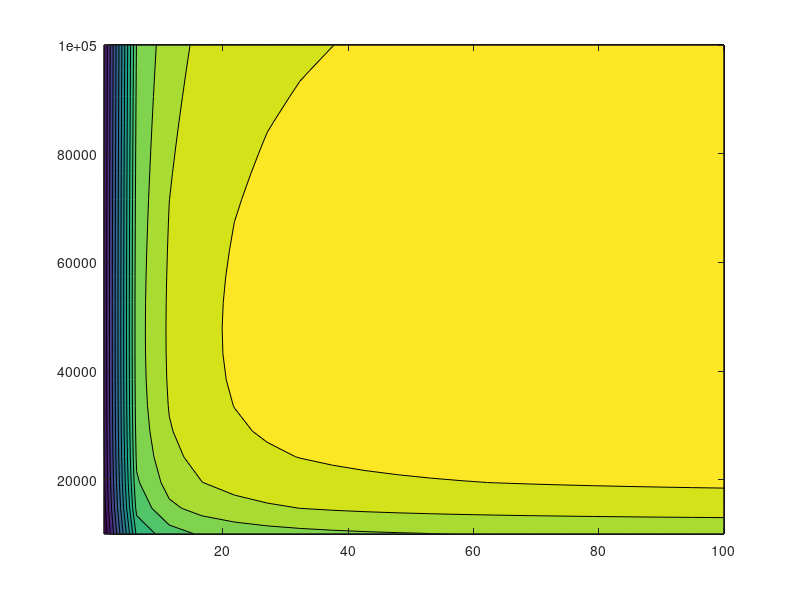

Write the MATLAB code that produced this figure. (Note: this script raises an error after producing the figure.)
clear

% Set Specs
Vin = 1.8;
Vout = 0.8;
Iout = 1;
CurrentRipple = 0.4;
VoltageRipple = 0.03;


% Set Transistor Params
UnitRon_n = 5.5;
UnitCgg_n = 120*10^-15;
UnitW_n = 200*10^-6;

UnitRon_p = 17.2;
UnitCgg_p = 79*10^-15;
UnitW_p = 200*10^-6;

L_n = 60*10^-9;
L_p = 60*10^-9;

PtoN_Width_Ratio = 1; % 1 for equal widths

% Set Oparational Params
fsw = 100*10^6;

%%

% Calculate extrapolated params
D = Vout/Vin;
Vsw = Vin/2;
Ip = Iout + CurrentRipple/2;
Iv = Iout - CurrentRipple/2;
Irms_n = sqrt((1-D)*(Ip*Iv + (1/3)*(Ip-Iv)^2));
Irms_p = sqrt((D)*(Ip*Iv + (1/3)*(Ip-Iv)^2));
Irms_L = sqrt(Ip^2 - Ip*CurrentRipple + (1/3)*CurrentRipple^2);
L = (Vout*(1-D))/(CurrentRipple*fsw);
Cout = CurrentRipple/(8*VoltageRipple*fsw);
C_area_mm2 = Cout/(100*10^-9);

% Set up and run loop
N_widths = linspace(10^-2,10^-1, 20);
L_area = linspace(1,100, 20);

[NW, LA] = meshgrid(N_widths, L_area);
Efficiency = NW;
FOM = NW;

for n = 1:numel(L_area)
    for m = 1:numel(N_widths)
        % n row, m column

        W_n = NW(n,m);
        L_area_mm2 = LA(n,m);

        W_p = PtoN_Width_Ratio*W_n;

        Ron_n = UnitRon_n/(W_n/UnitW_n);

        Cgg_n = UnitCgg_n*(W_n/UnitW_n);
        Cgs_n = 0.5*Cgg_n;
        Cgd_n = 0.5*Cgg_n;
        Cds_n = 0.8*Cgg_n;
        Ciss_n = Cgd_n + Cgs_n;
        Coss_n = Cds_n + Cgd_n;
        
        Ron_p = UnitRon_p/(W_p/UnitW_p);
        Cgg_p = UnitCgg_p*(W_p/UnitW_p);
        Cgs_p = 0.5*Cgg_p;
        Cgd_p = 0.5*Cgg_p;
        Cds_p = 0.8*Cgg_p;
        Ciss_p = Cgd_p + Cgs_p;
        Coss_p = Cds_p + Cgd_p;

        N_area_mm2 = W_n*L_n*10^6;
        P_area_mm2 = W_p*L_p*10^6;

        Irms_n = sqrt((1-D)*(Ip*Iv + (1/3)*(Ip-Iv)^2));
        Irms_p = sqrt((D)*(Ip*Iv + (1/3)*(Ip-Iv)^2));
        Irms_L = sqrt(Ip^2 - Ip*CurrentRipple + (1/3)*CurrentRipple^2);
        
        Psw_n = Vin^2 * Coss_n * fsw;
        Pdr_n = Vsw^2 * Cgg_n * fsw;
        Pcond_n = Irms_n^2 * Ron_n;
        Ptot_n = Psw_n + Pdr_n + Pcond_n;
        
        Psw_p = Vin^2 * Coss_p * fsw;
        Pdr_p = Vsw^2 * Cgg_p * fsw;
        Pcond_p = Irms_p^2 * Ron_n;
        Ptot_p = Psw_p + Pdr_p + Pcond_p;

        Rdcr = (L/(4*10^-9))*(0.2/L_area_mm2);
        L_Loss = Irms_L^2 * Rdcr;
        PLoss = Ptot_n + Ptot_p + L_Loss;
        Pout = Vout*Iout;
        Efficiency(n,m) = (1+(PLoss/Pout))^-1;

        FOM(n,m) = PLoss*(N_area_mm2 + P_area_mm2 + L_area_mm2 + C_area_mm2);


    end
end

%% Plots
%{
figure(1)
surf(LA,NW*10^6,Efficiency)
xlabel("Inductor Area (mm^2)")
ylabel("Switch Width (um)")
title("Efficiency")


figure(2)
surf(LA,NW*10^6,FOM)
zlim([0 20])
xlabel("Inductor Area (mm^2)")
ylabel("Switch Width (um)")
title("FOM")
%}

figure(3)
[C,h] = contourf(LA,NW*10^6,Efficiency,15);
h.LevelList=floor(h.LevelList*100)/100;
clabel(C,h);
colorbar
colormap('Jet')
xlabel("Inductor Area (mm^2)")
ylabel("Switch Width (um)")
title("Efficiency")

figure(4)
[C,h] = contourf(LA,NW*10^6,FOM,50);
a = h.LevelList<5;
h.LevelList = h.LevelList(a);
h.LevelList=floor((h.LevelList)*10)/10;
clabel(C,h);
colorbar
colormap(flipud(jet))
xlabel("Inductor Area (mm^2)")
ylabel("Switch Width (um)")
title("FOM")
